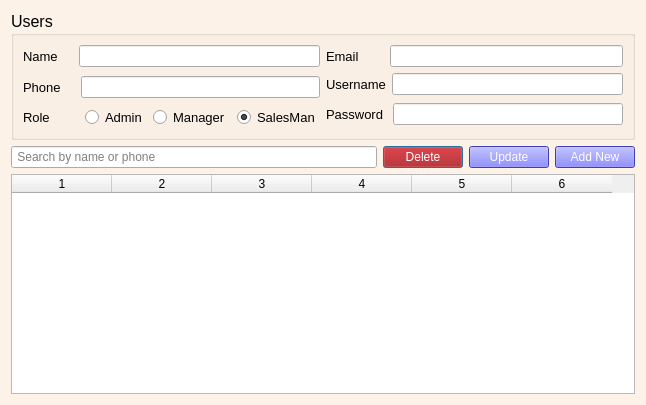
<?xml version="1.0" encoding="UTF-8"?>
<ui version="4.0">
 <class>Dialog</class>
 <widget class="QDialog" name="Dialog">
  <property name="windowModality">
   <enum>Qt::ApplicationModal</enum>
  </property>
  <property name="geometry">
   <rect>
    <x>0</x>
    <y>0</y>
    <width>646</width>
    <height>405</height>
   </rect>
  </property>
  <property name="windowTitle">
   <string>Dialog</string>
  </property>
  <property name="styleSheet">
   <string notr="true">QDialog#Dialog{background-color: rgb(252, 242, 231);
}</string>
  </property>
  <layout class="QGridLayout" name="gridLayout_3">
   <item row="0" column="0">
    <widget class="QGroupBox" name="groupBox">
     <property name="font">
      <font>
       <pointsize>12</pointsize>
      </font>
     </property>
     <property name="title">
      <string>Users</string>
     </property>
     <layout class="QGridLayout" name="gridLayout_2">
      <item row="0" column="0">
       <layout class="QGridLayout" name="gridLayout">
        <item row="0" column="0">
         <layout class="QHBoxLayout" name="horizontalLayout">
          <item>
           <widget class="QLabel" name="label">
            <property name="font">
             <font>
              <pointsize>10</pointsize>
             </font>
            </property>
            <property name="text">
             <string>Name    </string>
            </property>
           </widget>
          </item>
          <item>
           <widget class="QLineEdit" name="name"/>
          </item>
         </layout>
        </item>
        <item row="0" column="1">
         <layout class="QHBoxLayout" name="horizontalLayout_2">
          <item>
           <widget class="QLabel" name="label_2">
            <property name="font">
             <font>
              <pointsize>10</pointsize>
             </font>
            </property>
            <property name="text">
             <string>Email       </string>
            </property>
           </widget>
          </item>
          <item>
           <widget class="QLineEdit" name="email"/>
          </item>
         </layout>
        </item>
        <item row="1" column="0" rowspan="2">
         <layout class="QHBoxLayout" name="horizontalLayout_3">
          <item>
           <widget class="QLabel" name="label_3">
            <property name="font">
             <font>
              <pointsize>10</pointsize>
             </font>
            </property>
            <property name="text">
             <string>Phone    </string>
            </property>
           </widget>
          </item>
          <item>
           <widget class="QLineEdit" name="phone"/>
          </item>
         </layout>
        </item>
        <item row="1" column="1">
         <layout class="QHBoxLayout" name="horizontalLayout_4">
          <item>
           <widget class="QLabel" name="label_4">
            <property name="font">
             <font>
              <pointsize>10</pointsize>
             </font>
            </property>
            <property name="text">
             <string>Username</string>
            </property>
           </widget>
          </item>
          <item>
           <widget class="QLineEdit" name="username"/>
          </item>
         </layout>
        </item>
        <item row="2" column="1" rowspan="2">
         <layout class="QHBoxLayout" name="horizontalLayout_6">
          <item>
           <widget class="QLabel" name="label_5">
            <property name="font">
             <font>
              <pointsize>10</pointsize>
             </font>
            </property>
            <property name="text">
             <string>Password </string>
            </property>
           </widget>
          </item>
          <item>
           <widget class="QLineEdit" name="password">
            <property name="echoMode">
             <enum>QLineEdit::Password</enum>
            </property>
           </widget>
          </item>
         </layout>
        </item>
        <item row="3" column="0">
         <layout class="QHBoxLayout" name="horizontalLayout_5">
          <item>
           <widget class="QLabel" name="label_6">
            <property name="font">
             <font>
              <pointsize>10</pointsize>
             </font>
            </property>
            <property name="text">
             <string>Role</string>
            </property>
           </widget>
          </item>
          <item>
           <widget class="QRadioButton" name="admin">
            <property name="font">
             <font>
              <pointsize>10</pointsize>
             </font>
            </property>
            <property name="text">
             <string>Admin</string>
            </property>
            <property name="checked">
             <bool>false</bool>
            </property>
           </widget>
          </item>
          <item>
           <widget class="QRadioButton" name="manager">
            <property name="font">
             <font>
              <pointsize>10</pointsize>
             </font>
            </property>
            <property name="text">
             <string>Manager</string>
            </property>
           </widget>
          </item>
          <item>
           <widget class="QRadioButton" name="user">
            <property name="font">
             <font>
              <pointsize>10</pointsize>
             </font>
            </property>
            <property name="text">
             <string>SalesMan</string>
            </property>
            <property name="checked">
             <bool>true</bool>
            </property>
           </widget>
          </item>
         </layout>
        </item>
       </layout>
      </item>
     </layout>
    </widget>
   </item>
   <item row="1" column="0">
    <layout class="QHBoxLayout" name="horizontalLayout_7">
     <item>
      <widget class="QLineEdit" name="searchv">
       <property name="placeholderText">
        <string> Search by name or phone</string>
       </property>
      </widget>
     </item>
     <item>
      <widget class="QPushButton" name="deleteb">
       <property name="styleSheet">
        <string notr="true">background-color: rgb(170, 0, 0);
color: rgb(255, 255, 255);</string>
       </property>
       <property name="text">
        <string>Delete</string>
       </property>
      </widget>
     </item>
     <item>
      <widget class="QPushButton" name="updateb">
       <property name="styleSheet">
        <string notr="true">background-color: rgb(85, 85, 255);
color: rgb(255, 255, 255);</string>
       </property>
       <property name="text">
        <string>Update</string>
       </property>
      </widget>
     </item>
     <item>
      <widget class="QPushButton" name="addb">
       <property name="styleSheet">
        <string notr="true">background-color: rgb(85, 85, 255);
color: rgb(255, 255, 255);</string>
       </property>
       <property name="text">
        <string>Add New</string>
       </property>
      </widget>
     </item>
    </layout>
   </item>
   <item row="2" column="0">
    <widget class="QTableWidget" name="tableWidget">
     <property name="columnCount">
      <number>6</number>
     </property>
     <column/>
     <column/>
     <column/>
     <column/>
     <column/>
     <column/>
    </widget>
   </item>
  </layout>
 </widget>
 <resources/>
 <connections/>
</ui>
